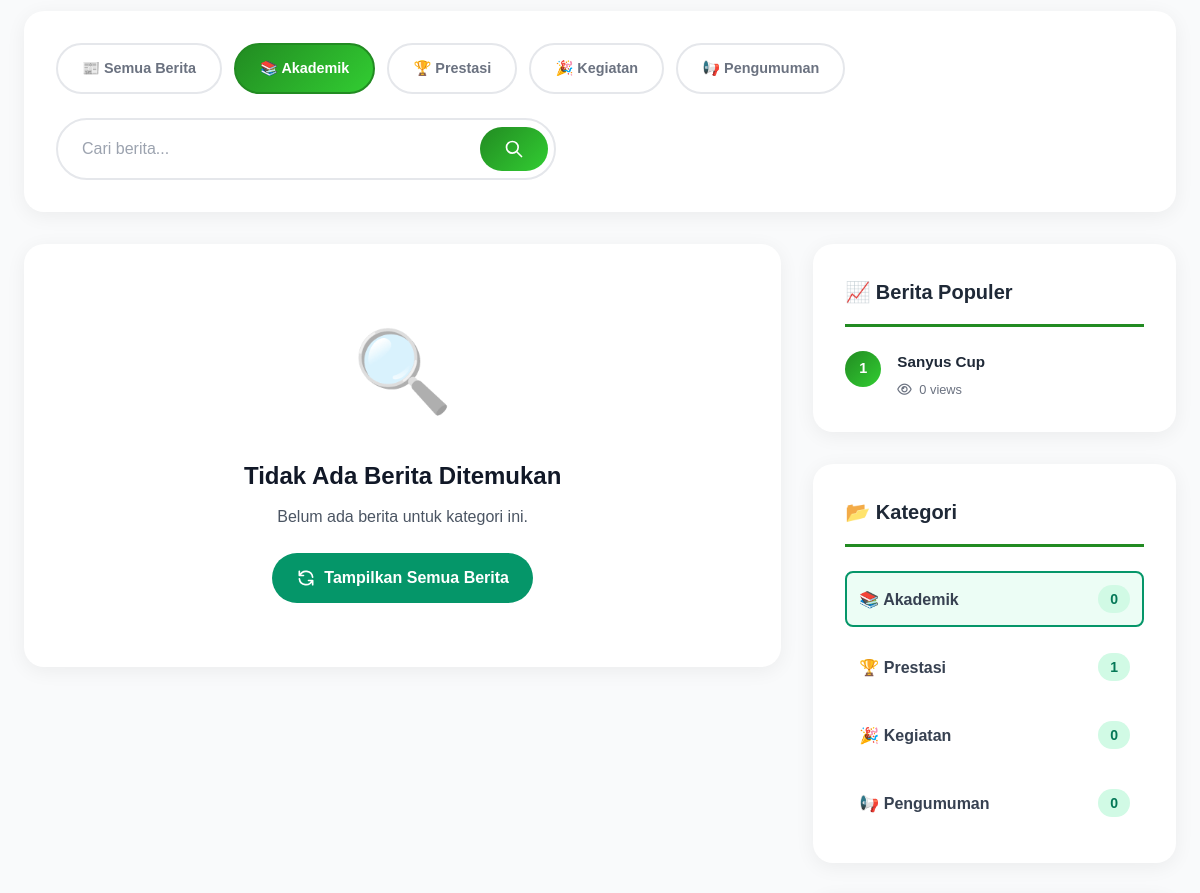
Before: /berita.php?category=akademik (middle part) with the older database file.
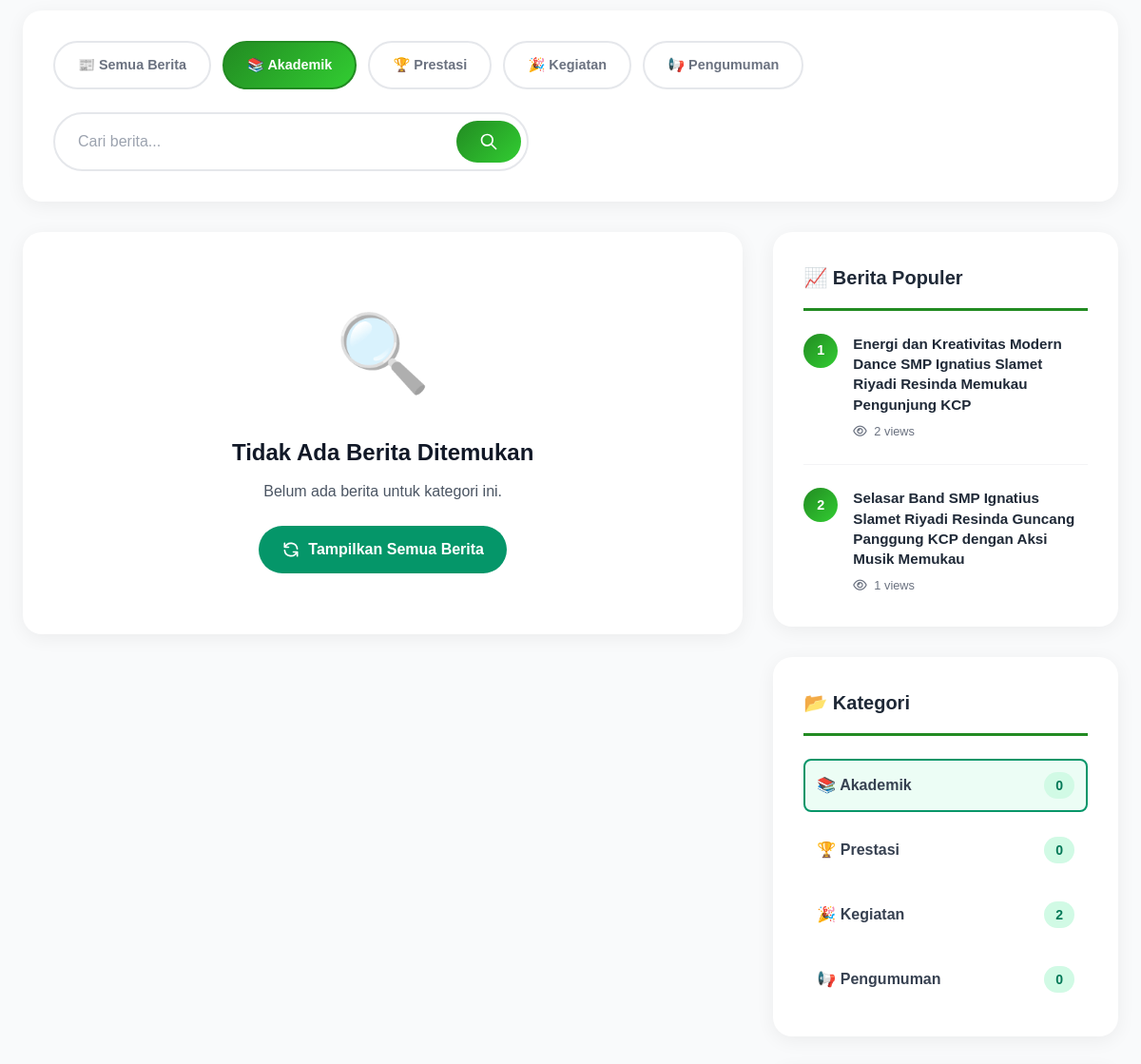
After: the same page with the newer database file.
### tables this page shows
CREATE TABLE `berita` (
  `id` int(11) NOT NULL,
  `title` varchar(255) NOT NULL,
  `slug` varchar(255) NOT NULL,
  `excerpt` text DEFAULT NULL,
  `content` longtext DEFAULT NULL,
  `image_path` varchar(500) DEFAULT NULL,
  `category` enum('akademik','prestasi','kegiatan','pengumuman') NOT NULL DEFAULT 'akademik',
  `status` enum('active','inactive') NOT NULL DEFAULT 'active',
  `views` int(11) DEFAULT 0,
  `author_id` int(11) DEFAULT NULL,
  `created_at` timestamp NULL DEFAULT current_timestamp(),
  `updated_at` timestamp NULL DEFAULT NULL ON UPDATE current_timestamp()
);

### models/Berita.php (called while the page is built, shortened)
<?php
require_once __DIR__ . '/../config/database.php';
class Berita {
  private $db;
  private $table = 'berita';
  public function __construct() {
    $database = new Database();
    $this->db = $database->getConnection();
  }
  public function all($filters = []) {
    $sql = "SELECT b.*, a.full_name as author_name
            FROM {$this->table} b
            LEFT JOIN admins a ON b.author_id = a.id
            WHERE 1=1";
    $params = [];
    if (!empty($filters['category'])) {
      $sql .= " AND b.category = :category";
      $params[':category'] = $filters['category'];
    }
    if (!empty($filters['status'])) {
      $sql .= " AND b.status = :status";
      $params[':status'] = $filters['status'];
    }
    $sql .= " ORDER BY b.created_at DESC";
    $stmt = $this->db->prepare($sql);
    $stmt->execute($params);
    return $stmt->fetchAll(PDO::FETCH_ASSOC);
  }
  public function getPopular($limit = 5) {
    $sql = "SELECT b.*, a.full_name as author_name
            FROM {$this->table} b
            LEFT JOIN admins a ON b.author_id = a.id
            WHERE b.status = 'active'
            ORDER BY b.views DESC, b.created_at DESC
            LIMIT :limit";
    $stmt = $this->db->prepare($sql);
    $stmt->bindValue(':limit', (int)$limit, PDO::PARAM_INT);
    $stmt->execute();
    return $stmt->fetchAll(PDO::FETCH_ASSOC);
  }
}

### config/database.php (called while the page is built, shortened)
<?php
class Database {
    private $host;
    private $port;
    private $db_name;
    private $username;
    private $password;
    public function __construct() {
        $this->host = getenv("MYSQLHOST") ?: "localhost";
        $this->port = getenv("MYSQLPORT") ?: "3306";
        $this->db_name = getenv("MYSQLDATABASE") ?: "isr_school";
        $this->username = getenv("MYSQLUSER") ?: "root";
        $this->password = getenv("MYSQLPASSWORD") ?: "";
    }
    public function getConnection() {
        $this->conn = null;
        try {
            $dsn = "mysql:host={$this->host};port={$this->port};dbname={$this->db_name};charset=utf8mb4";
            $this->conn = new PDO($dsn, $this->username, $this->password, [
                PDO::ATTR_ERRMODE => PDO::ERRMODE_EXCEPTION,
                PDO::ATTR_DEFAULT_FETCH_MODE => PDO::FETCH_ASSOC
            ]);
        } catch(PDOException $exception) {
            echo "Connection error: " . $exception->getMessage();
        }
        return $this->conn;
    }
}
?>

### berita.php (the view, shortened to what the changed rows need)
<?php
require_once __DIR__ . '/models/Berita.php';
$beritaModel = new Berita();
$category = $_GET['category'] ?? '';
$popularBerita = $beritaModel->getPopular(5);
include 'includes/header.php';
?>
<div class="max-w-7xl mx-auto px-4 md:px-6 py-12">
  <div class="grid lg:grid-cols-3 gap-8">
    <div class="lg:col-span-1">
      <div class="sidebar">
        <div class="sidebar-card">
          <?php if (empty($popularBerita)): ?>
            <p class="text-gray-500 text-sm">Belum ada berita populer</p>
          <?php else: ?>
            <?php foreach ($popularBerita as $index => $popular): ?>
              <a href="berita-detail.php?slug=<?= htmlspecialchars($popular['slug']) ?>" class="popular-item block">
                <div class="popular-number"><?= $index + 1 ?></div>
                <div class="popular-content">
                  <h4><?= htmlspecialchars($popular['title']) ?></h4>
                  <p>
                    <i class="far fa-eye mr-1"></i> <?= number_format($popular['views']) ?> views
                  </p>
                </div>
              </a>
            <?php endforeach; ?>
          <?php endif; ?>
        </div>
<div class="sidebar-card">
  <div class="space-y-3">
    <?php
      $categories = [
        'akademik'   => ['icon' => '📚', 'label' => 'Akademik'],
        'prestasi'   => ['icon' => '🏆', 'label' => 'Prestasi'],
        'kegiatan'   => ['icon' => '🎉', 'label' => 'Kegiatan'],
        'pengumuman' => ['icon' => '📢', 'label' => 'Pengumuman']
      ];
      foreach ($categories as $cat => $info):
        $catBerita = $beritaModel->all(['category' => $cat, 'status' => 'active']);
        $count = count($catBerita);
        $activeClass = ($category === $cat) ? 'bg-green-50 border-2 border-green-600' : 'border-2 border-transparent';
    ?>
      <a href="berita.php?category=<?= $cat ?>"
         class="flex items-center justify-between p-3 rounded-lg hover:bg-green-50 transition-colors <?= $activeClass ?>">
        <span class="font-semibold text-gray-700">
          <?= $info['icon'] ?> <?= $info['label'] ?>
        </span>
        <span class="px-3 py-1 bg-green-100 text-green-700 rounded-full text-sm font-bold">
          <?= $count ?>
        </span>
      </a>
    <?php endforeach; ?>
  </div>
</div>
      </div>
    </div>
  </div>
</div>
<?php include 'includes/footer.php'; ?>

Changed rows visible on the page:
removed berita: title "Sanyus Cup", views "0"
added berita: title "Energi dan Kreativitas Modern Dance SMP Ignatius Slamet Riyadi Resinda Memukau Pengunjung KCP", views "2"
added berita: title "Selasar Band SMP Ignatius Slamet Riyadi Resinda Guncang Panggung KCP dengan Aksi Musik Memukau", views "1"
Other visible differences:
new list line: "🏆 Prestasi 0"
new list line: "🎉 Kegiatan 2"
list line gone: "🏆 Prestasi 1"
list line gone: "🎉 Kegiatan 0"
